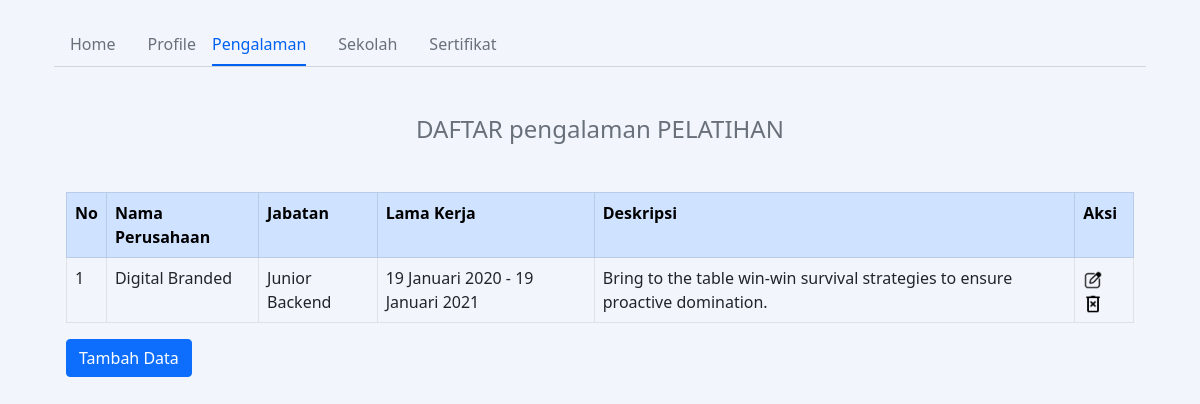
Page /admin/pengalaman.php on the committed database.
### tables this page shows
CREATE TABLE `pengalaman` (
  `id_pengalaman` int NOT NULL,
  `perusahaan` varchar(25) NOT NULL,
  `jabatan` varchar(25) NOT NULL,
  `lama_kerja` text NOT NULL,
  `deskripsi` text NOT NULL
);

### admin/pengalaman.php (the view, shortened to what this page needs)
<!DOCTYPE html>
<html>
<head>
    <link href="https://cdn.jsdelivr.net/npm/bootstrap@5.0.1/dist/css/bootstrap.min.css" rel="stylesheet">
    <link rel="stylesheet" href="../css/styles.css">
</head>
<body>
    <div class="container-xl px-4 mt-4">
        <nav class="nav nav-borders">
            <a class="nav-link" href="./index.php" target="__blank">Home</a>
            <a class="nav-link" href="./about.php" target="__blank">Profile</a>
            <a class="nav-link active ms-0" href="./pengalaman.php" target="__blank">Pengalaman</a>
            <a class="nav-link" href="./sekolah.php" target="__blank">Sekolah</a>
            <a class="nav-link" href="./sertifikat.php" target="__blank">Sertifikat</a>
        </nav>
        <hr class="mt-0 mb-4">
        <div class="container">
            <br>
            <h4>
                <center>DAFTAR pengalaman PELATIHAN</center>
            </h4>
            <tr class="table-danger">
                <br>
                <thead>
                    <tr>
                        <table class="my-3 table table-bordered">
                            <tr class="table-primary">
                                <th>No</th>
                                <th>Nama Perusahaan</th>
                                <th>Jabatan</th>
                                <th>Lama Kerja</th>
                                <th>Deskripsi</th>
                                <th colspan='2'>Aksi</th>
                            </tr>
                </thead>
                <?php
                include "../config.php";
                $sql = "select * from pengalaman order by id_pengalaman desc";
                $hasil = mysqli_query($kon, $sql);
                $no = 0;
                while ($data = mysqli_fetch_array($hasil)) {
                    $no++;
                ?>
                    <tbody>
                        <tr>
                            <td><?php echo $no; ?></td>
                            <td><?php echo $data["perusahaan"]; ?></td>
                            <td><?php echo $data["jabatan"];   ?></td>
                            <td><?php echo $data["lama_kerja"];   ?></td>
                            <td><?php echo $data["deskripsi"];   ?></td>
                            <td>
                                <a href="update_pengalaman.php?id_pengalaman=<?php echo htmlspecialchars($data['id_pengalaman']); ?>"><img src="../assets/img/icon_edit.png" alt="" width="20px"></a>
                                <a href="<?php echo htmlspecialchars($_SERVER["PHP_SELF"]); ?>?id_pengalaman=<?php echo $data['id_pengalaman']; ?>"><img src="../assets/img/icon_delete.png" alt="" width="20px"></a>
                            </td>
                        </tr>
                    </tbody>
                <?php
                }
                ?>
                <a href="create_perusahaan.php" class="btn btn-primary" role="button">Tambah Data</a>
        </div>
</body>
</html>

### css/styles.css (style rules this page uses)
body { margin-top: 20px; background-color: #f2f6fc; color: #69707a; }
.nav-borders .nav-link.active { color: #0061f2; border-bottom-color: #0061f2; }
.nav-borders .nav-link { color: #69707a; border-bottom-width: 0.125rem; border-bottom-style: solid; border-bottom-color: transparent; padding-top: 0.5rem; padding-bottom: 0.5rem; padding-left: 0; padding-right: 0; margin-left: 1rem; margin-right: 1rem; }

### rows in the picture
pengalaman: perusahaan "Digital Branded", jabatan "Junior Backend", lama_kerja "19 Januari 2020 - 19 Januari 2021", deskripsi "Bring to the table win-win survival strategies to ensure proactive domination."
